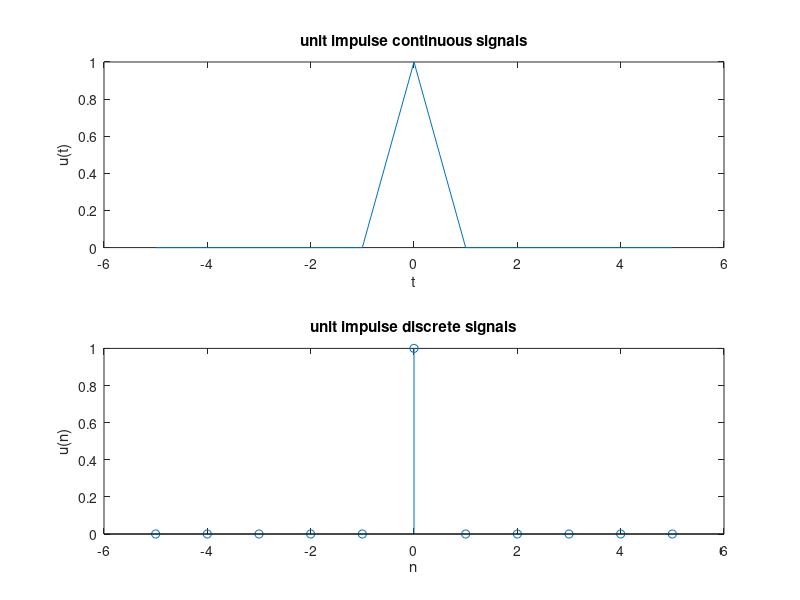

The MATLAB script that drew this image:
clc;
clear all;
close all;
n = -5 : 5;
u = [zeros(1,5) 1 zeros(1,5)];
subplot(2,1,1);
plot(n,u);
xlabel("t");
ylabel("u(t)");
title("unit impulse continuous signals");

subplot(2,1,2);
stem(n,u);
xlabel("n");
ylabel("u(n)");
title("unit impulse discrete signals");
